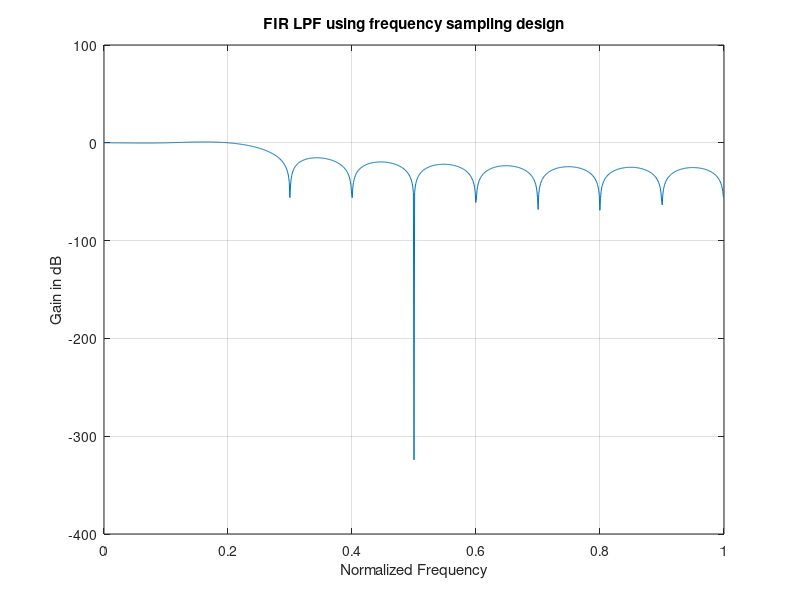

Here is the MATLAB script that generated this plot:
%frequency sampling design technique

clc, clear all, close all;
M = 20; % number of samples
% assumed
alpha = (M-1)/2; % used for phase calculation
Hrs = [1,1,1,zeros(1,15),1,1];
k1 = 0: floor((M-1)/2); % it varies from 0 to (M-1)/2

k2 = floor((M-1)/2)+1:M-1; 

angH = [-alpha*(2*pi)*k1/M, alpha*(2*pi)*(M-k2)/M];
H = Hrs.*exp(j*angH); 

h = real(ifft(H,M));

[H,W]=freqz([h],1,1024);
figure(2);plot(W/pi,20*log10(abs(H))), zoom on, grid on;
title('FIR LPF using frequency sampling design');
xlabel('Normalized Frequency'), ylabel('Gain in dB');
% Note that stop band attenuation is not very good, is about 15dB only